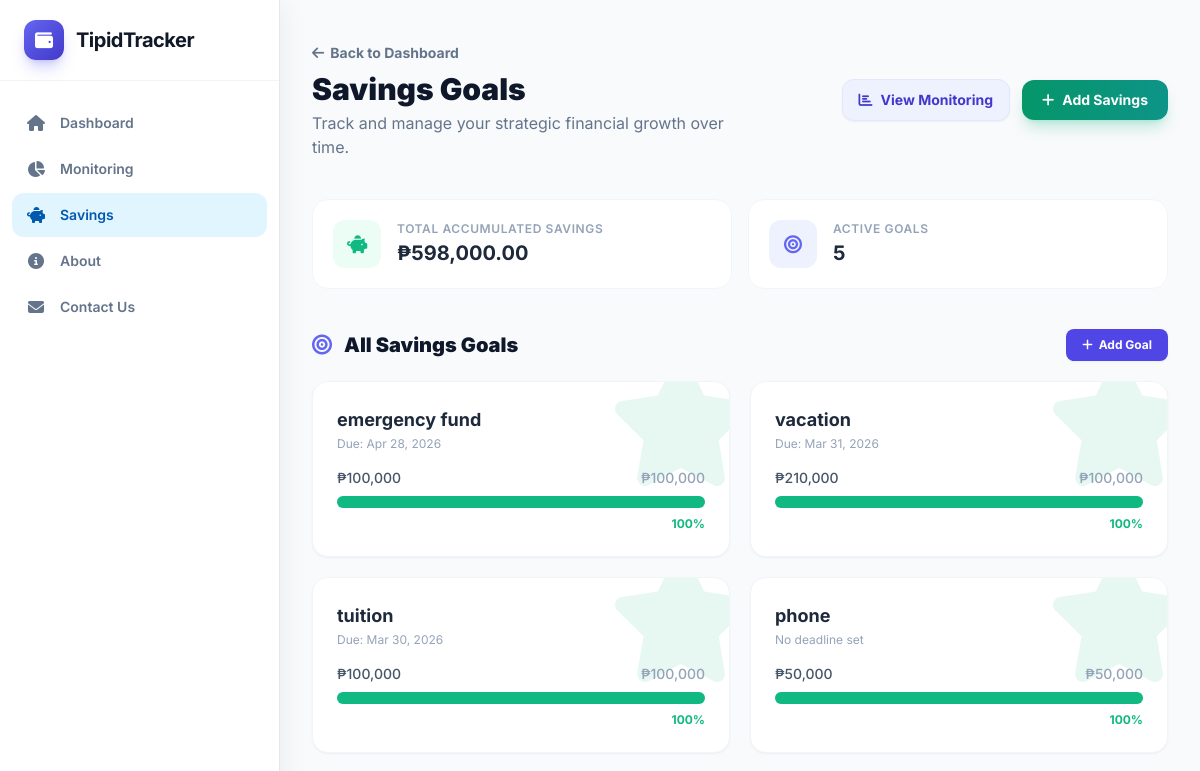
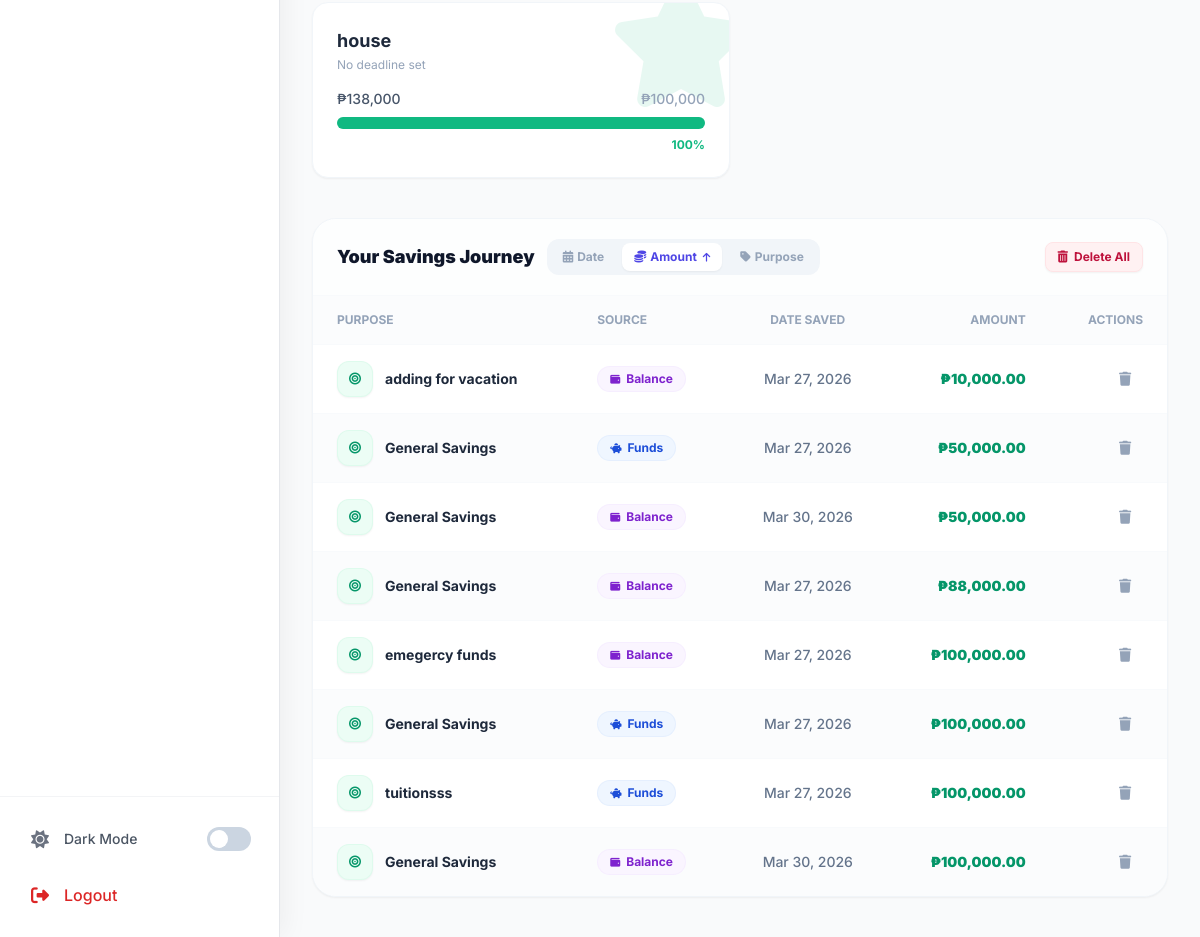
/savings/?sort=amount&dir=asc (signed in), run on an earlier commit of the app's database (2 pictures, top to bottom).
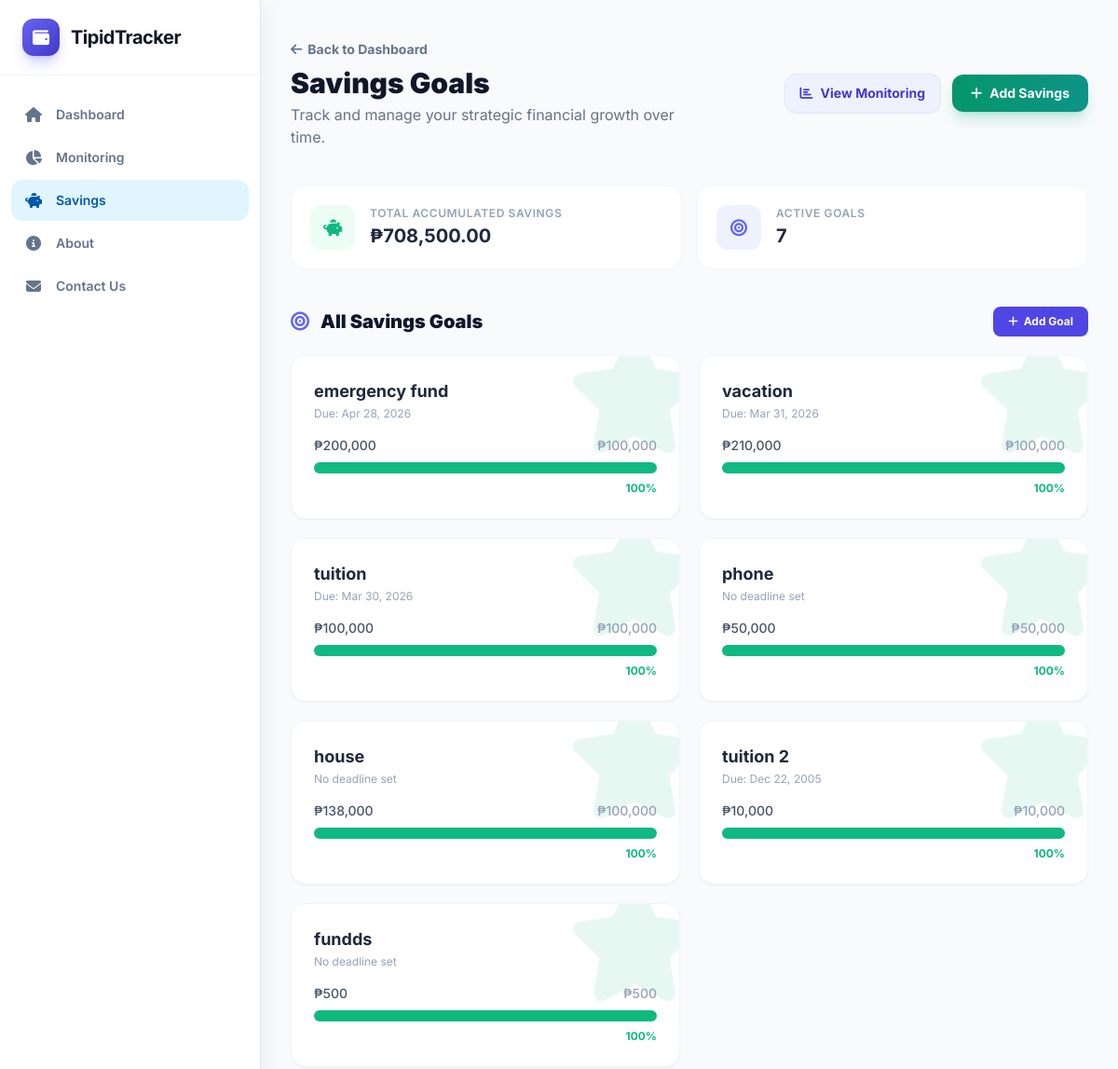
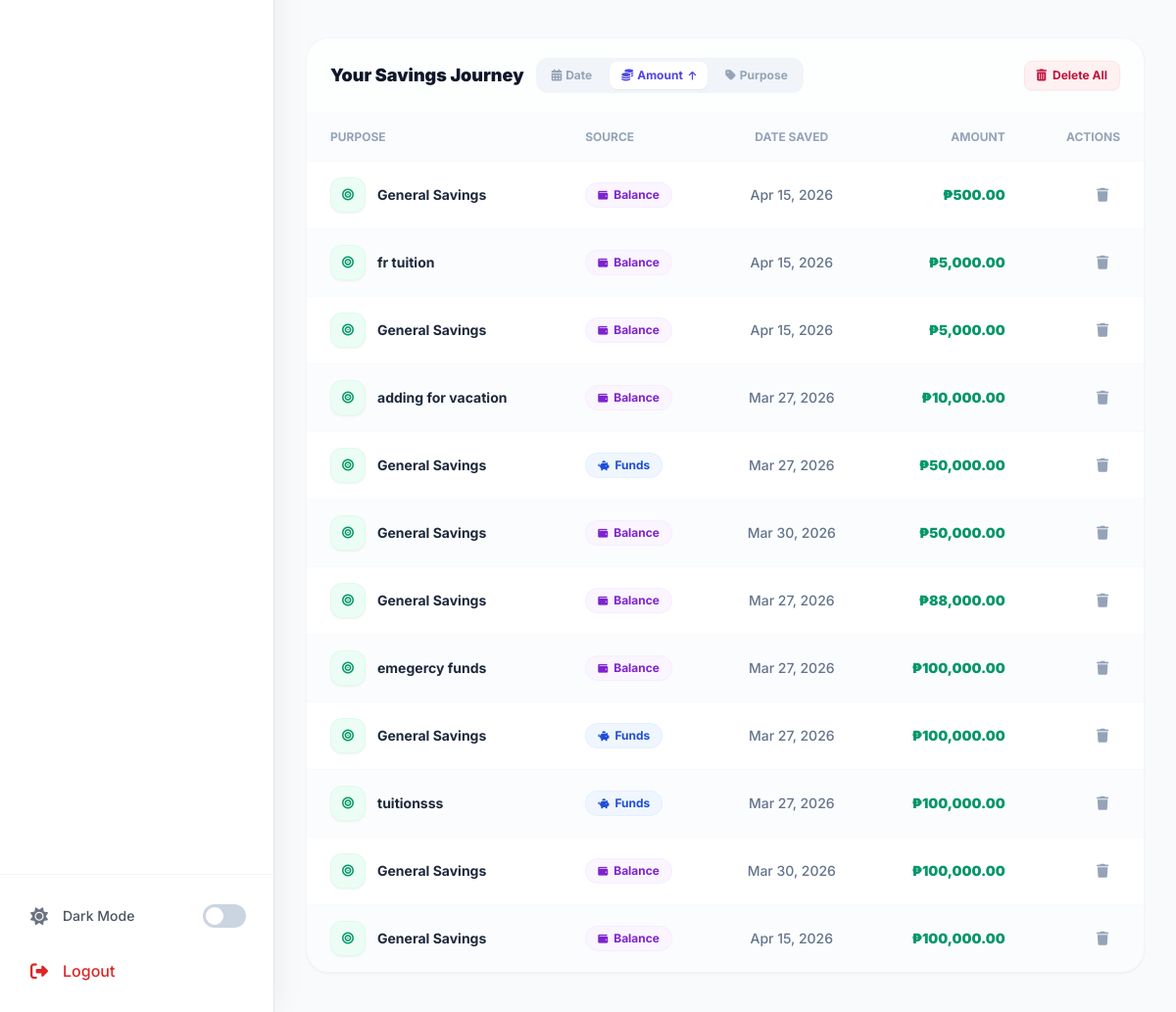
And on a later commit of the database (2 pictures, top to bottom).
### budgetapp/models.py (models this page shows, shortened)
class SavingsGoal(models.Model):
    user          = models.ForeignKey(User, on_delete=models.CASCADE)
    name          = models.CharField(max_length=200)
    target_amount = models.DecimalField(max_digits=12, decimal_places=2,
                                        validators=[MinValueValidator(Decimal('0.01'))])
    deadline      = models.DateField(null=True, blank=True)

class Saving(models.Model):
    SOURCE_CHOICES = [
        ('funds',   'Funds'),
        ('balance', 'Balance'),
    ]
    user    = models.ForeignKey(User, on_delete=models.CASCADE)
    goal    = models.ForeignKey(SavingsGoal, on_delete=models.SET_NULL, null=True, blank=True)
    source  = models.CharField(max_length=20, choices=SOURCE_CHOICES, default='balance')
    purpose = models.CharField(max_length=200, default='General Savings')
    amount  = models.DecimalField(max_digits=12, decimal_places=2,
                                  validators=[MinValueValidator(Decimal('0.01'))])
    date    = models.DateField(default=datetime.date.today)

### budgetapp/views.py (the view)
# urls.py: path('savings/', views.savings_list, name='savings_list'),
@login_required
def savings_list(request):
    sort_by  = request.GET.get('sort', 'date')
    sort_dir = request.GET.get('dir', 'asc')   # asc = oldest first (lowest date)
    valid_sorts = {'date': 'date', 'amount': 'amount', 'purpose': 'purpose'}
    sort_field  = valid_sorts.get(sort_by, 'date')
    order_expr  = sort_field if sort_dir == 'asc' else f'-{sort_field}'
    savings       = Saving.objects.filter(user=request.user).select_related('goal').order_by(order_expr)
    total_savings = _agg(savings)
    goals         = SavingsGoal.objects.filter(user=request.user)
    goal_progress = []
    for g in goals:
        saved  = _agg(Saving.objects.filter(user=request.user, goal=g))
        target = g.target_amount
        if target > 0:
            pct    = min((float(saved) / float(target)) * 100, 100)
            status = 'completed' if pct >= 100 else 'in_progress'
            goal_progress.append({
                'pk':       g.pk,
                'name':     g.name,
                'saved':    float(saved),
                'target':   float(target),
                'percent':  pct,
                'status':   status,
                'deadline': g.deadline,
            })
    return render(request, 'budgetapp/savings_list.html',
                  {'savings': savings, 'total_savings': total_savings,
                   'goal_progress': goal_progress,
                   'sort_by': sort_by, 'sort_dir': sort_dir})

### budgetapp/views.py (called while the page is built)
def _agg(qs, field='amount'):
    return qs.aggregate(total=Sum(field))['total'] or 0

### budgetapp/templates/budgetapp/savings_list.html (shortened to what the changed rows need)
{% extends 'base.html' %}
{% load humanize %}
{% block content %}
<div class="flex flex-col sm:flex-row sm:items-center justify-between gap-6 mb-10">
    <div>
        <h2 class="text-3xl font-black text-slate-900 dark:text-white">Savings Goals</h2>
    </div>
</div>
<div class="grid grid-cols-1 sm:grid-cols-2 gap-4 mb-10">
    <div class="bg-white dark:bg-dark-surface rounded-2xl border border-slate-100 dark:border-dark-border p-5 flex items-center gap-4">
        <div>
            <p class="text-xs font-semibold text-slate-400 uppercase tracking-wider">Total Accumulated Savings</p>
            <p class="text-xl font-bold text-slate-800 dark:text-white mt-0.5">₱{{ total_savings|floatformat:2|intcomma }}</p>
        </div>
    </div>
    <div class="bg-white dark:bg-dark-surface rounded-2xl border border-slate-100 dark:border-dark-border p-5 flex items-center gap-4">
        <div>
            <p class="text-xs font-semibold text-slate-400 uppercase tracking-wider">Active Goals</p>
            <p class="text-xl font-bold text-slate-800 dark:text-white mt-0.5">{{ goal_progress|length|default:"0" }}</p>
        </div>
    </div>
</div>
<div class="mb-10">
    {% if goal_progress %}
    <div class="grid grid-cols-1 md:grid-cols-2 xl:grid-cols-3 gap-5">
        {% for gp in goal_progress %}
        <div class="bg-white dark:bg-dark-surface rounded-2xl p-6 shadow-sm border border-slate-100 dark:border-dark-border hover:border-indigo-200 transition-all duration-300 hover:shadow-lg hover:-translate-y-1 group relative overflow-hidden">
            <div class="flex justify-between items-start mb-4 relative z-10">
                <div>
                    <h4 class="font-bold text-slate-800 dark:text-white text-lg">{{ gp.name }}</h4>
                    <p class="text-xs text-slate-400 mt-0.5">{% if gp.deadline %}Due: {{ gp.deadline|date:"M d, Y" }}{% else %}No deadline set{% endif %}</p>
                </div>
            </div>
            <div class="relative z-10">
                <div class="flex justify-between text-sm font-medium mb-2">
                    <span class="text-slate-600 dark:text-gray-300">₱{{ gp.saved|floatformat:0|intcomma }}</span>
                    <span class="text-slate-400">₱{{ gp.target|floatformat:0|intcomma }}</span>
                </div>
                <div class="w-full bg-slate-100 dark:bg-gray-700 rounded-full h-3">
                    <div class="h-3 rounded-full transition-all duration-1000 ease-out list-savings-bar {% if gp.status == 'completed' %}bg-emerald-500{% else %}bg-indigo-500{% endif %}" style="width: 0%" data-width="{{ gp.percent }}%"></div>
                </div>
                <p class="text-xs font-bold text-right mt-2 {% if gp.status == 'completed' %}text-emerald-500{% else %}text-indigo-500{% endif %}">{{ gp.percent|floatformat:0 }}%</p>
            </div>
            {% if gp.status == 'completed' %}
            <div class="absolute -right-6 -top-6 text-emerald-500/10">
                <i class="fas fa-star text-9xl"></i>
            </div>
            {% endif %}
        </div>
        {% endfor %}
    </div>
    {% endif %}
</div>
<div class="bg-white dark:bg-dark-surface rounded-3xl shadow-sm border border-slate-100 dark:border-dark-border overflow-hidden">
    <div class="overflow-x-auto" style="--scroll-shadow: inset -8px 0 12px -8px rgba(0,0,0,.06);">
        <table class="w-full text-sm text-left text-slate-500 dark:text-gray-400 min-w-[540px]">
            <thead class="text-xs text-slate-400 uppercase bg-slate-50/50 dark:bg-gray-800/80 dark:text-gray-400 border-b border-slate-50 dark:border-dark-border">
                <tr>
                    <th scope="col" class="px-6 py-4 font-bold">Purpose</th>
                    <th scope="col" class="px-6 py-4 font-bold">Source</th>
                    <th scope="col" class="px-6 py-4 font-bold text-center">Date Saved</th>
                    <th scope="col" class="px-6 py-4 font-bold text-right">Amount</th>
                    <th scope="col" class="px-6 py-4 font-bold text-right">Actions</th>
                </tr>
            </thead>
            <tbody id="savings-tbody">
                {% for saving in savings %}
                <tr class="bg-white odd:bg-white even:bg-slate-50/50 dark:bg-dark-surface hover:bg-emerald-50/30 dark:hover:bg-gray-800/50 transition-all duration-200 border-b border-slate-50 dark:border-dark-border last:border-0 group/row">
                    <td class="px-6 py-4 font-bold text-slate-800 dark:text-white">
                        <div class="flex items-center gap-3">
                            <div class="w-9 h-9 rounded-xl bg-emerald-50 text-emerald-600 dark:bg-green-500/10 dark:text-green-400 flex items-center justify-center text-xs flex-shrink-0 transition-transform group-hover/row:scale-110 shadow-sm border border-emerald-100/50">
                                <i class="fas fa-bullseye"></i>
                            </div>
                            <span>{{ saving.purpose }}</span>
                        </div>
                    </td>
                    <td class="px-6 py-4">
                        {% if saving.source == 'funds' %}
                        <span class="inline-flex items-center gap-1.5 px-3 py-1 text-xs font-bold rounded-full bg-blue-50 text-blue-700 dark:bg-blue-500/10 dark:text-blue-400 border border-blue-100/50">
                            <i class="fas fa-piggy-bank text-[10px]"></i> Funds
                        </span>
                        {% else %}
                        <span class="inline-flex items-center gap-1.5 px-3 py-1 text-xs font-bold rounded-full bg-purple-50 text-purple-700 dark:bg-purple-500/10 dark:text-purple-400 border border-purple-100/50">
                            <i class="fas fa-wallet text-[10px]"></i> Balance
                        </span>
                        {% endif %}
                    </td>
                    <td class="px-6 py-4 text-center text-slate-500 dark:text-gray-400 font-medium">{{ saving.date|date:"M d, Y" }}</td>
                    <td class="px-6 py-4 font-black text-emerald-600 dark:text-emerald-400 text-right">₱{{ saving.amount|floatformat:2|intcomma }}</td>
                    <td class="px-6 py-4 text-right">
                        <div class="flex justify-end gap-2">
                            <a href="{% url 'saving_delete' saving.pk %}" class="w-9 h-9 flex items-center justify-center text-slate-400 hover:text-rose-600 hover:bg-rose-50 dark:hover:bg-red-500/10 rounded-xl transition-all border border-transparent hover:border-rose-100 hover:shadow-sm" title="Delete">
                                <i class="fas fa-trash text-sm"></i>
                            </a>
                        </div>
                    </td>
                </tr>
                {% endfor %}
            </tbody>
        </table>
    </div>
</div>
{% endblock %}

What changed in the data, as far as the page shows it:
added SavingsGoal: name "tuition 2", deadline "Dec 22, 2005"
added SavingsGoal: name "fundds"
added Saving: purpose "General Savings", source "balance" (drawn), date "Apr 15, 2026", amount "500.00"
added Saving: purpose "fr tuition", source "balance" (drawn), date "Apr 15, 2026", amount "5,000.00"
added Saving: purpose "General Savings", source "balance" (drawn), date "Apr 15, 2026", amount "5,000.00"
added Saving: purpose "General Savings", source "balance" (drawn), date "Apr 15, 2026", amount "100,000.00"
Also different on the page:
{{ total_savings|floatformat:2|intcomma }}: "598,000.00" → "708,500.00"
{{ goal_progress|length|default:"0" }}: "5" → "7"
new list line: "emergency fund Apr 28, 2026"
new list line: "Due: ₱ 200,000 ₱ 100,000 100 %"
new list line: "Due: ₱ 10,000 ₱ 10,000 100 %"
new list line: "No deadline set ₱ 500 ₱ 500 100 %"
list line gone: "emergency fund Apr 28, 2026"
list line gone: "Due: ₱ 100,000 ₱ 100,000 100 %"
